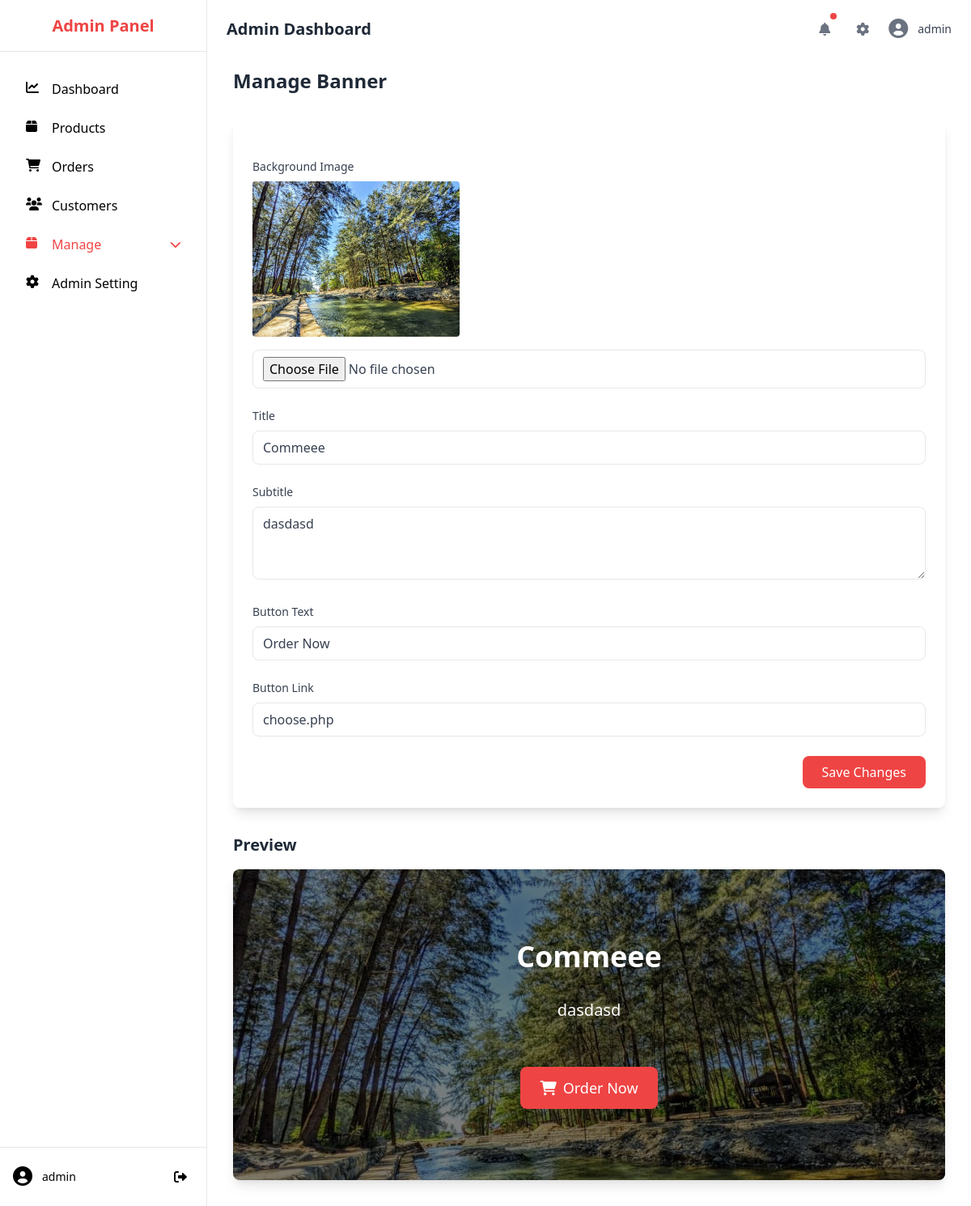
The page /admin/banner.php (signed in) on the database its author committed.
### tables this page shows
CREATE TABLE `banner` (
  `id` int(11) NOT NULL,
  `title` varchar(255) NOT NULL,
  `subtitle` text DEFAULT NULL,
  `background_image` varchar(255) DEFAULT NULL,
  `button_text` varchar(100) DEFAULT NULL,
  `button_link` varchar(255) DEFAULT NULL,
  `created_at` timestamp NOT NULL DEFAULT current_timestamp(),
  `updated_at` timestamp NOT NULL DEFAULT current_timestamp() ON UPDATE current_timestamp()
);

### admin/banner.php (the view, shortened to what this page needs)
<?php
include '../conn.php';
$banner = $conn->query("SELECT * FROM banner LIMIT 1")->fetch_assoc();
?>
<!DOCTYPE html>
<html lang="en">
<head>
    <link href="https://cdn.jsdelivr.net/npm/tailwindcss@2.2.19/dist/tailwind.min.css" rel="stylesheet">
    <link rel="stylesheet" href="https://cdnjs.cloudflare.com/ajax/libs/font-awesome/6.0.0-beta3/css/all.min.css">
</head>
<body class="bg-slate-100">
    <?php include 'sidebar.php'; ?>
    <?php include 'header.php'; ?>
    <div class="ml-64 pt-16 mt-5 p-8">
        <div class="flex justify-between items-center mb-8">
            <h1 class="text-2xl font-bold text-gray-800">Manage Banner</h1>
        </div>
        <div class="bg-white rounded-lg shadow-lg p-6">
            <form method="POST" enctype="multipart/form-data" class="space-y-6">
                <div>
                    <label class="block text-sm font-medium text-gray-700 mb-2">
                        Background Image
                    </label>
                    <?php if (!empty($banner['background_image'])): ?>
                        <div class="mb-4">
                            <img src="../image/<?php echo htmlspecialchars($banner['background_image']); ?>"
                                 alt="Current banner" class="h-48 object-cover rounded">
                        </div>
                    <?php endif; ?>
                    <input type="file" name="background_image" accept="image/*"
                           class="w-full px-3 py-2 border rounded-lg text-gray-700 focus:outline-none focus:border-red-500">
                </div>
                <div>
                    <label class="block text-sm font-medium text-gray-700 mb-2">
                        Title
                    </label>
                    <input type="text" name="title" required
                           value="<?php echo htmlspecialchars($banner['title'] ?? ''); ?>"
                           class="w-full px-3 py-2 border rounded-lg text-gray-700 focus:outline-none focus:border-red-500">
                </div>
                <div>
                    <label class="block text-sm font-medium text-gray-700 mb-2">
                        Subtitle
                    </label>
                    <textarea name="subtitle" rows="3"
                              class="w-full px-3 py-2 border rounded-lg text-gray-700 focus:outline-none focus:border-red-500"><?php echo htmlspecialchars($banner['subtitle'] ?? ''); ?></textarea>
                </div>
                <div>
                    <label class="block text-sm font-medium text-gray-700 mb-2">
                        Button Text
                    </label>
                    <input type="text" name="button_text"
                           value="<?php echo htmlspecialchars($banner['button_text'] ?? 'Order Now'); ?>"
                           class="w-full px-3 py-2 border rounded-lg text-gray-700 focus:outline-none focus:border-red-500">
                </div>
                <div>
                    <label class="block text-sm font-medium text-gray-700 mb-2">
                        Button Link
                    </label>
                    <input type="text" name="button_link"
                           value="<?php echo htmlspecialchars($banner['button_link'] ?? 'choose.php'); ?>"
                           class="w-full px-3 py-2 border rounded-lg text-gray-700 focus:outline-none focus:border-red-500">
                </div>
                <div class="flex justify-end">
                    <button type="submit"
                            class="bg-red-500 text-white px-6 py-2 rounded-lg hover:bg-red-600 transition-colors">
                        Save Changes
                    </button>
                </div>
            </form>
        </div>
        <div class="mt-8">
            <h2 class="text-xl font-bold text-gray-800 mb-4">Preview</h2>
            <div class="bg-white rounded-lg shadow-lg overflow-hidden">
                <div class="bg-cover bg-center h-96"
                     style="background-image: url('../image/<?php echo htmlspecialchars($banner['background_image'] ?? 'logo.png'); ?>');">
                    <div class="bg-black bg-opacity-50 h-full flex flex-col items-center justify-center text-center text-white p-8">
                        <h1 class="text-4xl font-extrabold mb-4">
                            <?php echo htmlspecialchars($banner['title'] ?? 'Welcome to JMYBA'); ?>
                        </h1>
                        <p class="text-xl mt-4 mb-6">
                            <?php echo htmlspecialchars($banner['subtitle'] ?? 'Find the best products at unbeatable prices'); ?>
                        </p>
                        <a href="<?php echo htmlspecialchars($banner['button_link'] ?? 'choose.php'); ?>"
                           class="mt-8 bg-red-500 hover:bg-red-600 text-white px-6 py-3 rounded-lg text-lg flex items-center">
                            <i class="fas fa-shopping-cart mr-2"></i>
                            <?php echo htmlspecialchars($banner['button_text'] ?? 'Order Now'); ?>
                        </a>
                    </div>
                </div>
            </div>
        </div>
    </div>
</body>
</html>

### rows shown on the page
banner: background_image (picture), title "Commeee", subtitle "dasdasd", button_text "Order Now", button_link "choose.php"

### other values the page prints
$_SESSION['admin_username'] "admin"
